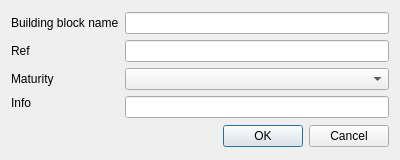
<?xml version="1.0" encoding="UTF-8"?>
<ui version="4.0">
 <class>AddBuildingBlockDlg</class>
 <widget class="QDialog" name="AddBuildingBlockDlg">
  <property name="geometry">
   <rect>
    <x>0</x>
    <y>0</y>
    <width>400</width>
    <height>160</height>
   </rect>
  </property>
  <property name="windowTitle">
   <string>Dialog</string>
  </property>
  <layout class="QVBoxLayout" name="verticalLayout">
   <item>
    <layout class="QGridLayout" name="gridLayout">
     <item row="1" column="0">
      <widget class="QLabel" name="label">
       <property name="text">
        <string>Building block name</string>
       </property>
      </widget>
     </item>
     <item row="1" column="1">
      <widget class="QLineEdit" name="nameEdit"/>
     </item>
     <item row="3" column="1">
      <widget class="QComboBox" name="comboMaturity"/>
     </item>
     <item row="2" column="1">
      <widget class="QLineEdit" name="refEdit"/>
     </item>
     <item row="2" column="0">
      <widget class="QLabel" name="label_2">
       <property name="text">
        <string>Ref</string>
       </property>
      </widget>
     </item>
     <item row="3" column="0">
      <widget class="QLabel" name="label_3">
       <property name="text">
        <string>Maturity</string>
       </property>
      </widget>
     </item>
     <item row="4" column="0">
      <widget class="QLabel" name="label_4">
       <property name="text">
        <string>Info</string>
       </property>
       <property name="alignment">
        <set>Qt::AlignLeading|Qt::AlignLeft|Qt::AlignTop</set>
       </property>
      </widget>
     </item>
     <item row="4" column="1">
      <widget class="QLineEdit" name="infoEdit"/>
     </item>
    </layout>
   </item>
   <item>
    <widget class="QDialogButtonBox" name="buttonBox">
     <property name="orientation">
      <enum>Qt::Horizontal</enum>
     </property>
     <property name="standardButtons">
      <set>QDialogButtonBox::Cancel|QDialogButtonBox::Ok</set>
     </property>
    </widget>
   </item>
  </layout>
 </widget>
 <tabstops>
  <tabstop>nameEdit</tabstop>
  <tabstop>refEdit</tabstop>
  <tabstop>comboMaturity</tabstop>
  <tabstop>infoEdit</tabstop>
 </tabstops>
 <resources/>
 <connections>
  <connection>
   <sender>buttonBox</sender>
   <signal>accepted()</signal>
   <receiver>AddBuildingBlockDlg</receiver>
   <slot>accept()</slot>
   <hints>
    <hint type="sourcelabel">
     <x>248</x>
     <y>254</y>
    </hint>
    <hint type="destinationlabel">
     <x>157</x>
     <y>274</y>
    </hint>
   </hints>
  </connection>
  <connection>
   <sender>buttonBox</sender>
   <signal>rejected()</signal>
   <receiver>AddBuildingBlockDlg</receiver>
   <slot>reject()</slot>
   <hints>
    <hint type="sourcelabel">
     <x>316</x>
     <y>260</y>
    </hint>
    <hint type="destinationlabel">
     <x>286</x>
     <y>274</y>
    </hint>
   </hints>
  </connection>
 </connections>
</ui>
